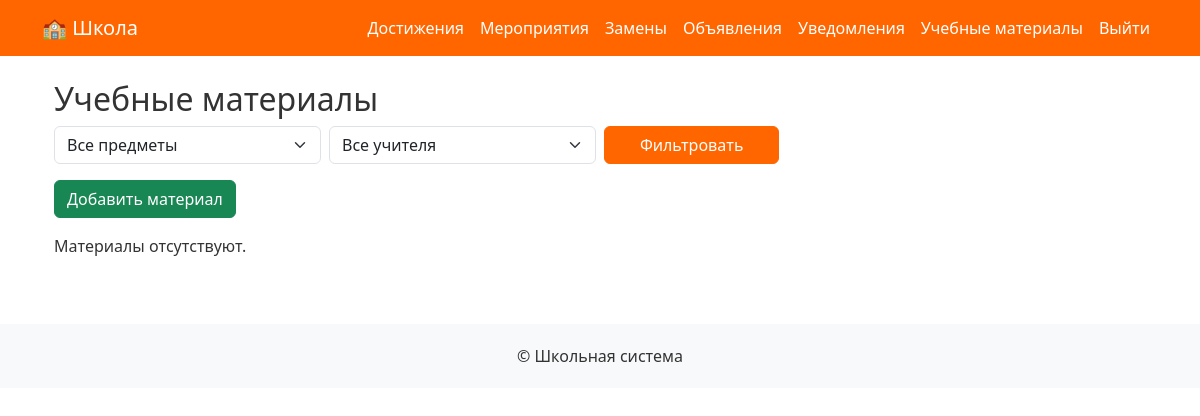
Before: /materials/ (signed in) with the older database file.
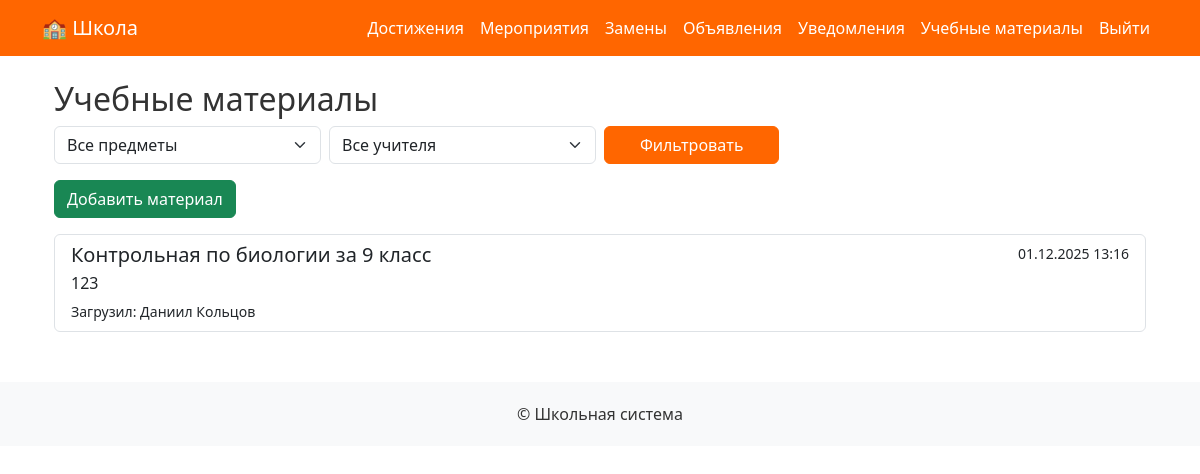
After: the same page with the newer database file.
### StudyMaterial/models.py (models this page shows, shortened)
class StudyMaterial(models.Model):
    SUBJECT_CHOICES = [
        ('math', 'Математика'),
        ('physics', 'Физика'),
        ('chemistry', 'Химия'),
        ('biology', 'Биология'),
        ('history', 'История'),
        ('literature', 'Литература'),
        ('english', 'Английский язык'),
    ]
    title = models.CharField(max_length=255)
    description = models.TextField(blank=True, null=True)
    subject = models.CharField(max_length=50, choices=SUBJECT_CHOICES)
    file = models.FileField(upload_to='study_materials/')
    uploaded_by = models.ForeignKey(CustomUser, on_delete=models.CASCADE)
    uploaded_at = models.DateTimeField(auto_now_add=True)
    class Meta:
        ordering = ['-uploaded_at']
        verbose_name = "Учебный материал"
        verbose_name_plural = "Учебные материалы"

### users/models.py (models this page shows, shortened)
class CustomUser(AbstractUser):
    is_teacher = models.BooleanField(default=False)
    is_admin = models.BooleanField(default=False)
    class Meta:
        verbose_name = 'Пользователь'
        verbose_name_plural = 'Пользователи'

### StudyMaterial/views.py (the view)
# urls.py: path('', views.material_list, name='material_list'),
@login_required
def material_list(request):
    materials = StudyMaterial.objects.all()
    subject_filter = request.GET.get('subject')
    teacher_filter = request.GET.get('teacher')
    search_query = request.GET.get('q')
    if subject_filter:
        materials = materials.filter(subject=subject_filter)
    if teacher_filter:
        materials = materials.filter(uploaded_by__id=teacher_filter)
    if search_query:
        materials = materials.filter(title__icontains=search_query)
    teachers = StudyMaterial.objects.values_list('uploaded_by__id', 'uploaded_by__first_name', 'uploaded_by__last_name').distinct()
    context = {
        'materials': materials,
        'teachers': teachers,
        'subject_filter': subject_filter,
        'teacher_filter': teacher_filter,
        'search_query': search_query,
    }
    return render(request, 'materials/material_list.html', context)

### templates/materials/material_list.html (shortened to what this page needs)
{% extends 'base.html' %}
{% block content %}
<div class="container mt-4">
    <h2>Учебные материалы</h2>
    <div class="mb-3">
        <form method="get" class="row g-2">
            <div class="col-md-3">
                <select name="subject" class="form-select">
                    <option value="">Все предметы</option>
                </select>
            </div>
            <div class="col-md-3">
                <select name="teacher" class="form-select">
                    <option value="">Все учителя</option>
                </select>
            </div>
            <div class="col-md-2">
                <button type="submit" class="btn btn-primary w-100">Фильтровать</button>
            </div>
        </form>
    </div>
    <a href="{% url 'materials:material_upload' %}" class="btn btn-success mb-3">Добавить материал</a>
    <div class="list-group">
        {% for material in materials %}
        <a href="{% url 'materials:material_detail' material.id %}" class="list-group-item list-group-item-action">
            <div class="d-flex w-100 justify-content-between">
                <h5 class="mb-1">{{ material.title }}</h5>
                <small>{{ material.uploaded_at|date:"d.m.Y H:i" }}</small>
            </div>
            <p class="mb-1">{{ material.description|truncatechars:100 }}</p>
            <small>Загрузил: {{ material.uploaded_by.get_full_name }}</small>
        </a>
        {% empty %}
        <p>Материалы отсутствуют.</p>
        {% endfor %}
    </div>
</div>
{% endblock %}

Changed rows visible on the page:
added StudyMaterial: title "Контрольная по биологии за 9 класс", uploaded_at "01.12.2025 13:16", description "123", uploaded_by.get_full_name "Даниил Кольцов"
Other visible differences:
text no longer shown: "Материалы отсутствуют."
